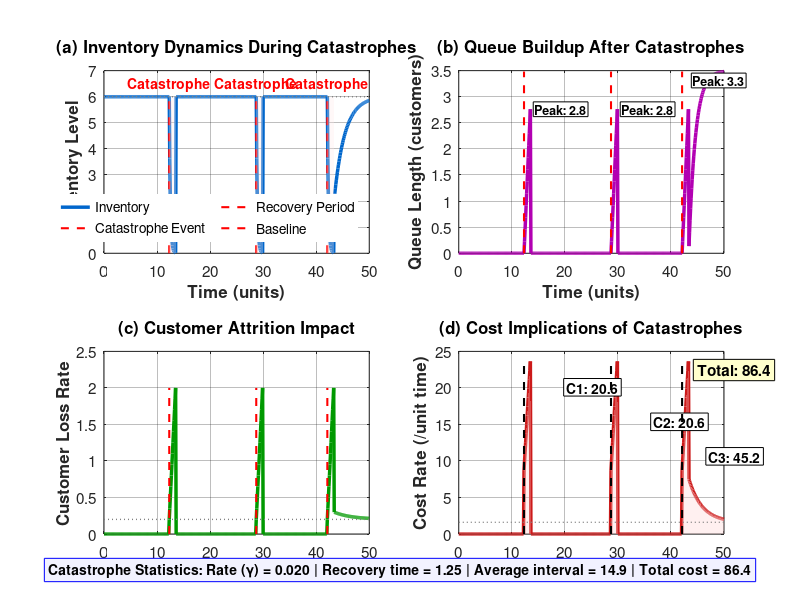

Reproduce this figure in MATLAB. (Note: this script raises an error after producing the figure.)
function fig = fig4_plotCatastropheImpact()
    % Simulate catastrophe dynamics
    T = 50;                % Time units
    dt = 0.1;              % Time step
    time = 0:dt:T;
    
    % Catastrophe events (random)
    rng(123); % For reproducibility
    catastrophe_times = [12.3, 28.7, 42.1];
    recovery_time = 1.25;  % 1/kappa
    
    % Generate system response
    inventory = ones(size(time)) * 6.0;   % Base inventory
    queue_length = zeros(size(time));
    customer_loss = zeros(size(time));
    cost_rate = zeros(size(time));
    
    % Apply catastrophe effects
    for ct = catastrophe_times
        idx = find(time >= ct & time < ct + recovery_time);
        if ~isempty(idx)
            % Inventory destroyed
            inventory(idx) = inventory(idx) .* exp(-5*(time(idx)-ct));
            
            % Queue builds up
            queue_length(idx) = 2.3 * (time(idx)-ct);
            
            % Customer loss increases
            customer_loss(idx) = 0.2 + 1.5*(time(idx)-ct);
            
            % Cost spikes
            cost_rate(idx) = 8.75 + 12.4*(time(idx)-ct);
        end
    end
    
    % Recovery after last catastrophe
    last_ct = max(catastrophe_times);
    idx_recovery = find(time >= last_ct + recovery_time);
    if ~isempty(idx_recovery)
        tau = time(idx_recovery) - (last_ct + recovery_time);
        inventory(idx_recovery) = 6.0 - 4.0*exp(-0.5*tau);
        queue_length(idx_recovery) = max(0, 3.5 - 3.5*exp(-0.8*tau));
        customer_loss(idx_recovery) = 0.2 + 0.1*exp(-0.3*tau);
        cost_rate(idx_recovery) = 1.6 + 6.0*exp(-0.4*tau);
    end
    
    % Create figure without toolbar
    fig = figure('Position', [50, 50, 1400, 800], 'Color', 'w');
    set(fig, 'ToolBar', 'none');
    
    % Subplot 1: Inventory dynamics
    subplot(2, 2, 1);
    plot(time, inventory, 'b-', 'LineWidth', 2.5, 'Color', [0, 0.4, 0.8]);
    hold on;
    
    % Mark catastrophe events
    for ct = catastrophe_times
        plot([ct, ct], [0, 6], 'r--', 'LineWidth', 1.5);
        text(ct, 6.5, 'Catastrophe', 'FontSize', 10, ...
             'FontWeight', 'bold', 'Color', 'red', ...
             'HorizontalAlignment', 'center');
    end
    
    % Shade recovery periods
    for ct = catastrophe_times
        recovery_end = ct + recovery_time;
        fill([ct, recovery_end, recovery_end, ct], ...
             [0, 0, 6, 6], [1, 0.9, 0.9], ...
             'EdgeColor', 'none', 'FaceAlpha', 0.3);
    end
    
    % Add horizontal line for baseline inventory
    plot([0, T], [6, 6], 'k:', 'LineWidth', 1, 'Color', [0.5, 0.5, 0.5]);
    
    xlabel('Time (units)', 'FontSize', 12, 'FontWeight', 'bold');
    ylabel('Inventory Level', 'FontSize', 12, 'FontWeight', 'bold');
    title('(a) Inventory Dynamics During Catastrophes', 'FontSize', 13, 'FontWeight', 'bold');
    legend('Inventory', 'Catastrophe Event', 'Recovery Period', 'Baseline', ...
           'Location', 'southeast', 'FontSize', 9, 'Box', 'off', 'NumColumns', 2);
    grid on;
    ylim([0, 7]);
    xlim([0, T]);
    set(gca, 'FontSize', 11, 'GridAlpha', 0.3);
    
    % Subplot 2: Queue length
    subplot(2, 2, 2);
    plot(time, queue_length, 'm-', 'LineWidth', 2.5, 'Color', [0.7, 0, 0.7]);
    hold on;
    
    for ct = catastrophe_times
        plot([ct, ct], [0, max(queue_length)], 'r--', 'LineWidth', 1.5);
        
        % Calculate peak queue for each catastrophe
        idx_cat = find(time >= ct & time < ct + 5);
        if ~isempty(idx_cat)
            peak_queue = max(queue_length(idx_cat));
            text(ct+2, peak_queue, sprintf('Peak: %.1f', peak_queue), ...
                 'FontSize', 9, 'FontWeight', 'bold', ...
                 'BackgroundColor', 'white', 'EdgeColor', 'k', 'Margin', 1);
        end
    end
    
    xlabel('Time (units)', 'FontSize', 12, 'FontWeight', 'bold');
    ylabel('Queue Length (customers)', 'FontSize', 12, 'FontWeight', 'bold');
    title('(b) Queue Buildup After Catastrophes', 'FontSize', 13, 'FontWeight', 'bold');
    grid on;
    xlim([0, T]);
    set(gca, 'FontSize', 11, 'GridAlpha', 0.3);
    
    % Subplot 3: Customer loss rate
    subplot(2, 2, 3);
    plot(time, customer_loss, 'g-', 'LineWidth', 2.5, 'Color', [0, 0.6, 0]);
    hold on;
    
    for ct = catastrophe_times
        plot([ct, ct], [0, max(customer_loss)], 'r--', 'LineWidth', 1.5);
    end
    
    % Add horizontal line for baseline loss rate
    plot([0, T], [0.2, 0.2], 'k:', 'LineWidth', 1, 'Color', [0.5, 0.5, 0.5]);
    
    xlabel('Time (units)', 'FontSize', 12, 'FontWeight', 'bold');
    ylabel('Customer Loss Rate', 'FontSize', 12, 'FontWeight', 'bold');
    title('(c) Customer Attrition Impact', 'FontSize', 13, 'FontWeight', 'bold');
    grid on;
    xlim([0, T]);
    set(gca, 'FontSize', 11, 'GridAlpha', 0.3);
    
    % Subplot 4: Cost rate
    subplot(2, 2, 4);
    plot(time, cost_rate, 'r-', 'LineWidth', 2.5, 'Color', [0.8, 0.1, 0.1]);
    hold on;
    
    % Fill area under cost curve
    fill([time, fliplr(time)], [cost_rate, zeros(size(cost_rate))], ...
         [1, 0.8, 0.8], 'EdgeColor', 'none', 'FaceAlpha', 0.3);
    
    % Add horizontal line for baseline cost
    plot([0, T], [1.6, 1.6], 'k:', 'LineWidth', 1, 'Color', [0.5, 0.5, 0.5]);
    
    total_cost = 0;
    for i = 1:length(catastrophe_times)
        ct = catastrophe_times(i);
        plot([ct, ct], [0, max(cost_rate)], 'k--', 'LineWidth', 1.5);
        
        % Calculate cost per catastrophe
        if i < length(catastrophe_times)
            next_ct = catastrophe_times(i+1);
            idx_cat = find(time >= ct & time < next_ct);
        else
            idx_cat = find(time >= ct);
        end
        
        if ~isempty(idx_cat)
            cat_cost = trapz(time(idx_cat), cost_rate(idx_cat));
            total_cost = total_cost + cat_cost;
            
            % Annotate catastrophe cost
            if i == 1
                text(ct+8, max(cost_rate)*0.85, ...
                     sprintf('C%d: %.1f', i, cat_cost), ...
                     'FontSize', 10, 'FontWeight', 'bold', ...
                     'BackgroundColor', 'white', 'EdgeColor', 'k', 'Margin', 2);
            elseif i == 2
                text(ct+8, max(cost_rate)*0.65, ...
                     sprintf('C%d: %.1f', i, cat_cost), ...
                     'FontSize', 10, 'FontWeight', 'bold', ...
                     'BackgroundColor', 'white', 'EdgeColor', 'k', 'Margin', 2);
            else
                text(ct+5, max(cost_rate)*0.45, ...
                     sprintf('C%d: %.1f', i, cat_cost), ...
                     'FontSize', 10, 'FontWeight', 'bold', ...
                     'BackgroundColor', 'white', 'EdgeColor', 'k', 'Margin', 2);
            end
        end
    end
    
    % Add total cost annotation
    text(45, max(cost_rate)*0.95, sprintf('Total: %.1f', total_cost), ...
         'FontSize', 11, 'FontWeight', 'bold', ...
         'BackgroundColor', [1, 1, 0.8], 'EdgeColor', 'k', 'Margin', 3);
    
    xlabel('Time (units)', 'FontSize', 12, 'FontWeight', 'bold');
    ylabel('Cost Rate (/unit time)', 'FontSize', 12, 'FontWeight', 'bold');
    title('(d) Cost Implications of Catastrophes', 'FontSize', 13, 'FontWeight', 'bold');
    grid on;
    xlim([0, T]);
    set(gca, 'FontSize', 11, 'GridAlpha', 0.3);
    
    % Add catastrophe statistics box
    axes('Position', [0.15, 0.02, 0.7, 0.06]);
    axis off;
    
    cat_stats = sprintf(['Catastrophe Statistics: ', ...
                         'Rate (γ) = %.3f | Recovery time = %.2f | ', ...
                         'Average interval = %.1f | ', ...
                         'Total cost = %.1f'], ...
                        0.02, recovery_time, ...
                        mean(diff(catastrophe_times)), total_cost);
    
    text(0.5, 0.5, cat_stats, 'FontSize', 10, 'FontWeight', 'bold', ...
         'HorizontalAlignment', 'center', 'VerticalAlignment', 'middle', ...
         'BackgroundColor', [0.95, 0.95, 1], 'EdgeColor', 'blue');
    
    % Overall title
    sgtitle('System Dynamics Under Catastrophic Events (γ = 0.02)', ...
            'FontSize', 16, 'FontWeight', 'bold', 'Color', [0.1, 0.1, 0.4]);
    
    % Tighten layout
    set(fig, 'PaperPositionMode', 'auto');
    
    % Save figure with vector rendering
    print(fig, 'Fig4_Catastrophe_Impact.png', '-dpng', '-r600', '-vector');
    saveas(fig, 'Fig4_Catastrophe_Impact.fig');
    
    % Also save as PDF for vector graphics
    print(fig, 'Fig4_Catastrophe_Impact.pdf', '-dpdf', '-vector');
    
    fprintf('Figure 4 saved: Catastrophe Impact Dynamics (PNG, FIG, PDF)\n');
end
